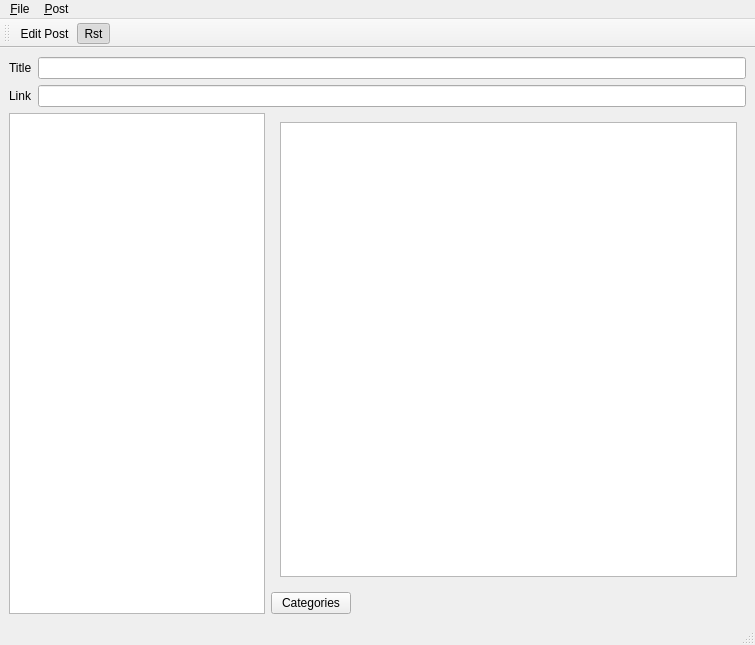
<ui version="4.0" >
 <class>MainWindow</class>
 <widget class="QMainWindow" name="MainWindow" >
  <property name="geometry" >
   <rect>
    <x>0</x>
    <y>0</y>
    <width>755</width>
    <height>645</height>
   </rect>
  </property>
  <property name="windowTitle" >
   <string>MainWindow</string>
  </property>
  <widget class="QWidget" name="centralwidget" >
   <layout class="QVBoxLayout" >
    <property name="margin" >
     <number>9</number>
    </property>
    <property name="spacing" >
     <number>6</number>
    </property>
    <item>
     <layout class="QGridLayout" >
      <property name="margin" >
       <number>0</number>
      </property>
      <property name="spacing" >
       <number>6</number>
      </property>
      <item row="0" column="0" >
       <widget class="QLabel" name="label" >
        <property name="text" >
         <string>Title</string>
        </property>
       </widget>
      </item>
      <item row="1" column="1" >
       <widget class="QLineEdit" name="link" />
      </item>
      <item row="1" column="0" >
       <widget class="QLabel" name="label_2" >
        <property name="text" >
         <string>Link</string>
        </property>
        <property name="buddy" >
         <cstring>link</cstring>
        </property>
       </widget>
      </item>
      <item row="0" column="1" >
       <widget class="QLineEdit" name="title" />
      </item>
     </layout>
    </item>
    <item>
     <layout class="QHBoxLayout" >
      <property name="margin" >
       <number>0</number>
      </property>
      <property name="spacing" >
       <number>6</number>
      </property>
      <item>
       <widget class="QTreeView" name="tree" >
        <property name="sizePolicy" >
         <sizepolicy>
          <hsizetype>1</hsizetype>
          <vsizetype>7</vsizetype>
          <horstretch>0</horstretch>
          <verstretch>0</verstretch>
         </sizepolicy>
        </property>
        <property name="sortingEnabled" >
         <bool>true</bool>
        </property>
        <property name="animated" >
         <bool>false</bool>
        </property>
        <property name="allColumnsShowFocus" >
         <bool>true</bool>
        </property>
       </widget>
      </item>
      <item>
       <layout class="QVBoxLayout" >
        <property name="margin" >
         <number>0</number>
        </property>
        <property name="spacing" >
         <number>6</number>
        </property>
        <item>
         <widget class="QStackedWidget" name="stack" >
          <property name="currentIndex" >
           <number>0</number>
          </property>
          <widget class="QWidget" name="page_2" >
           <layout class="QHBoxLayout" >
            <property name="margin" >
             <number>9</number>
            </property>
            <property name="spacing" >
             <number>6</number>
            </property>
            <item>
             <widget class="QTextBrowser" name="viewer" />
            </item>
           </layout>
          </widget>
          <widget class="QWidget" name="page" >
           <layout class="QHBoxLayout" >
            <property name="margin" >
             <number>9</number>
            </property>
            <property name="spacing" >
             <number>6</number>
            </property>
            <item>
             <widget class="QTextEdit" name="editor" />
            </item>
           </layout>
          </widget>
         </widget>
        </item>
        <item>
         <layout class="QHBoxLayout" >
          <property name="margin" >
           <number>0</number>
          </property>
          <property name="spacing" >
           <number>6</number>
          </property>
          <item>
           <widget class="QPushButton" name="pushButton" >
            <property name="text" >
             <string>Categories</string>
            </property>
           </widget>
          </item>
          <item>
           <widget class="QLabel" name="categories" >
            <property name="sizePolicy" >
             <sizepolicy>
              <hsizetype>7</hsizetype>
              <vsizetype>5</vsizetype>
              <horstretch>0</horstretch>
              <verstretch>0</verstretch>
             </sizepolicy>
            </property>
            <property name="text" >
             <string/>
            </property>
            <property name="buddy" >
             <cstring>pushButton</cstring>
            </property>
           </widget>
          </item>
         </layout>
        </item>
       </layout>
      </item>
     </layout>
    </item>
   </layout>
  </widget>
  <widget class="QMenuBar" name="menubar" >
   <property name="geometry" >
    <rect>
     <x>0</x>
     <y>0</y>
     <width>755</width>
     <height>32</height>
    </rect>
   </property>
   <widget class="QMenu" name="menu_File" >
    <property name="title" >
     <string>&amp;File</string>
    </property>
    <addaction name="separator" />
    <addaction name="separator" />
    <addaction name="action_Quit" />
   </widget>
   <widget class="QMenu" name="menu_Post" >
    <property name="title" >
     <string>&amp;Post</string>
    </property>
    <addaction name="actionEdit_Item" />
   </widget>
   <addaction name="menu_File" />
   <addaction name="menu_Post" />
  </widget>
  <widget class="QStatusBar" name="statusbar" />
  <widget class="QToolBar" name="toolBar" >
   <property name="orientation" >
    <enum>Qt::Horizontal</enum>
   </property>
   <attribute name="toolBarArea" >
    <number>4</number>
   </attribute>
   <addaction name="actionEdit_Item" />
   <addaction name="actionRst" />
  </widget>
  <action name="actionEdit_Item" >
   <property name="checkable" >
    <bool>true</bool>
   </property>
   <property name="icon" >
    <iconset>../../../../../../../../opt/kde/share/icons/crystalsvg/32x32/actions/edit.png</iconset>
   </property>
   <property name="text" >
    <string>Edit Post</string>
   </property>
  </action>
  <action name="action_Quit" >
   <property name="text" >
    <string>&amp;Quit</string>
   </property>
  </action>
  <action name="actionRst" >
   <property name="checkable" >
    <bool>true</bool>
   </property>
   <property name="checked" >
    <bool>true</bool>
   </property>
   <property name="icon" >
    <iconset>../../../../../../../../opt/kde/share/icons/crystalsvg/32x32/actions/fonts.png</iconset>
   </property>
   <property name="text" >
    <string>Rst</string>
   </property>
  </action>
 </widget>
 <resources/>
 <connections/>
</ui>
